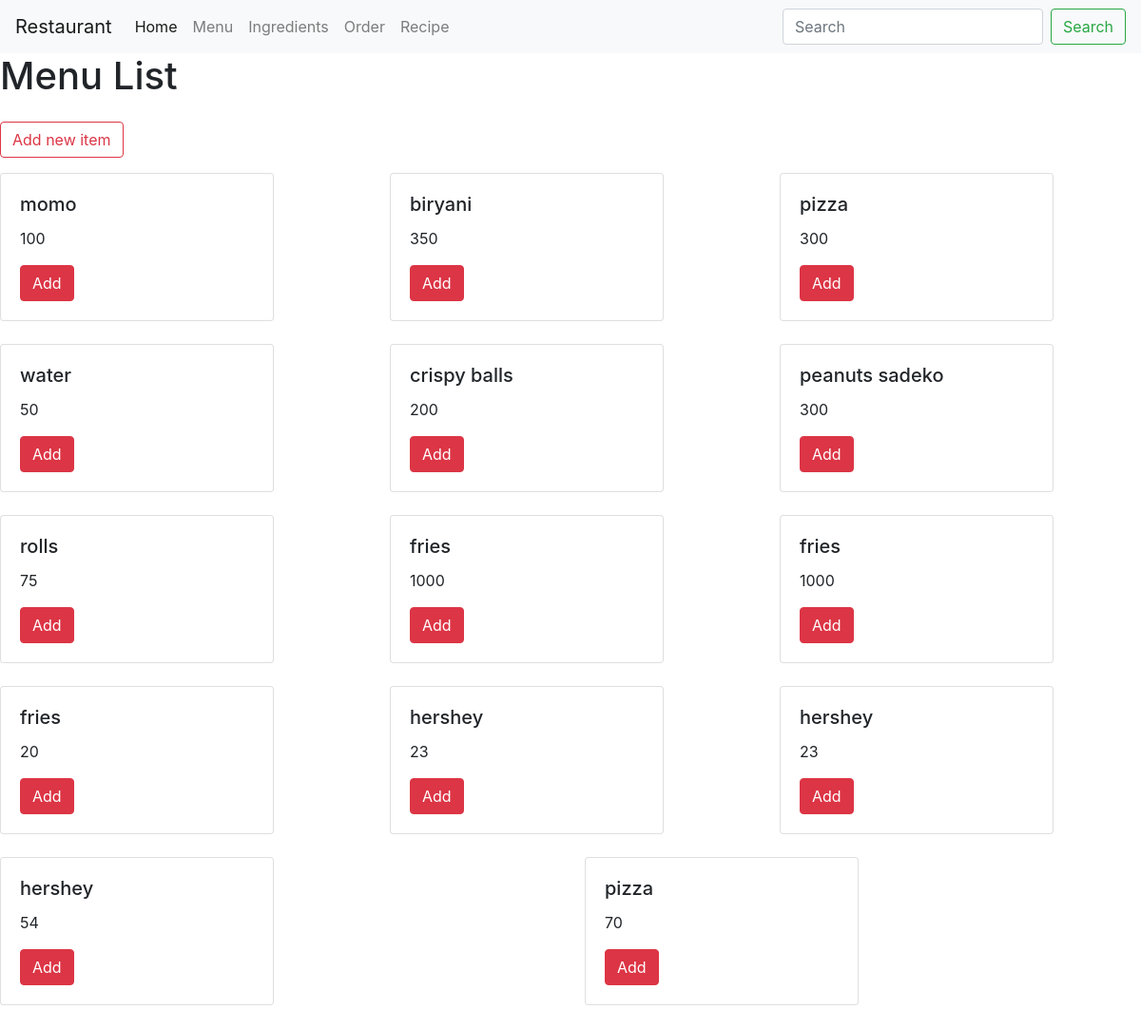
The app's page /menu/ with its own data.
### myapp/models.py (models this page shows, shortened)
class Menu(models.Model):
    name=models.CharField(max_length=30)
    price=models.IntegerField()

### myapp/views.py (the view)
# urls.py: path('menu/', views.MenuList.as_view(), name='menu'),  # Menu list
class MenuList(ListView):
    model=Menu
    context_object_name='list'
    template_name="myapp/menu.html"

### myapp/templates/myapp/menu.html
{% extends './base.html' %}
{% block content %}
{% load static %}
<h1>Menu List</h1>
<a href="{% url 'myapp:add_item' %}" class="btn btn-outline-danger my-3">Add new item</a>
<div class="row">
  {% for menu in list %}
  <div class="col mb-4">
    <div class="card" style="width: 18rem;">
      <div class="card-body">
        <h5 class="card-title">{{ menu.name }}</h5>
        <p class="card-text">{{ menu.price }}</p>
        <a href="{% url 'myapp:order' %}" class="btn btn-danger">Add</a>
      </div>
    </div>
  </div>
  {% endfor %}
</div>
{% endblock %}

### myapp/templates/myapp/base.html (shortened to what this page needs)
{% load static %}
<!doctype html>
<html lang="en">
<head>
    <link rel="stylesheet" href="https://cdn.jsdelivr.net/npm/bootstrap@4.1.3/dist/css/bootstrap.min.css">
</head>
<body>
<nav class="navbar navbar-expand-lg navbar-light bg-light">
    <a class="navbar-brand" href="{% url 'myapp:menu' %}">Restaurant</a>
    <div class="collapse navbar-collapse" id="navbarSupportedContent">
        <ul class="navbar-nav mr-auto">
            <li class="nav-item active">
                <a class="nav-link" href="#">Home <span class="sr-only">(current)</span></a>
            </li>
            <li class="nav-item">
                <a class="nav-link" href="{% url 'myapp:menu' %}">Menu</a>
            </li>
            <li class="nav-item">
                <a class="nav-link" href="{% url 'myapp:inventory' %}">Ingredients</a>
            </li>
            <li class="nav-item">
                <a class="nav-link" href="{% url 'myapp:order'  %}">Order</a>
            </li>
            <li class="nav-item">
                <a class="nav-link" href="{% url 'myapp:recipe'  %}">Recipe</a>
            </li>
        </ul>
        <form class="form-inline my-2 my-lg-0">
            <input class="form-control mr-sm-2" name='q' type="search" placeholder="Search" aria-label="Search">
            <button class="btn btn-outline-success my-2 my-sm-0" type="submit">Search</button>
        </form>
    </div>
</nav>
{% block content %}
{% endblock %}
</body>
</html>

### records on screen
Menu: name "momo", price "100"
Menu: name "biryani", price "350"
Menu: name "pizza", price "300"
Menu: name "water", price "50"
Menu: name "crispy balls", price "200"
Menu: name "peanuts sadeko", price "300"
Menu: name "rolls", price "75"
Menu: name "fries", price "1000"
Menu: name "fries", price "1000"
Menu: name "fries", price "20"
Menu: name "hershey", price "23"
Menu: name "hershey", price "23"
Menu: name "hershey", price "54"
Menu: name "pizza", price "70"
